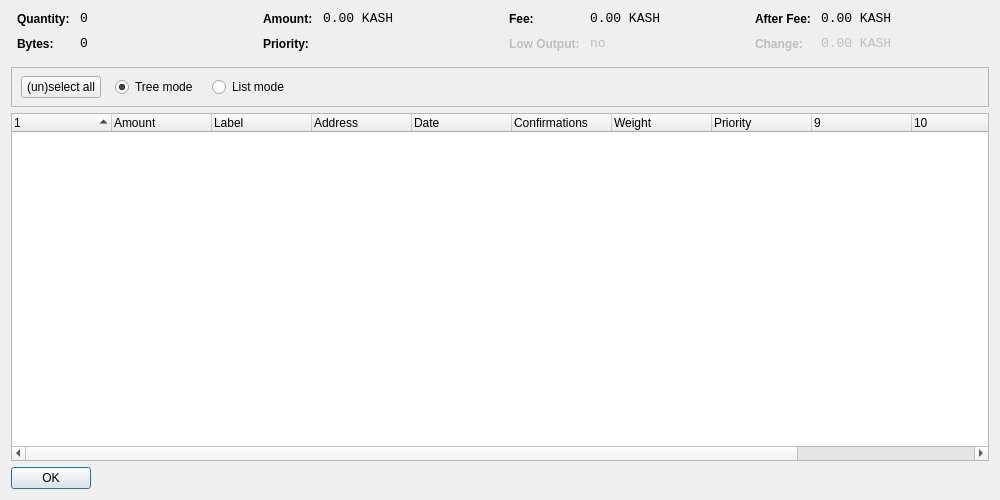
<?xml version="1.0" encoding="UTF-8"?>
<ui version="4.0">
 <class>CoinControlDialog</class>
 <widget class="QWidget" name="CoinControlDialog">
  <property name="geometry">
   <rect>
    <x>0</x>
    <y>0</y>
    <width>1000</width>
    <height>500</height>
   </rect>
  </property>
  <property name="windowTitle">
   <string>Coin Control</string>
  </property>
  <layout class="QVBoxLayout" name="verticalLayout">
   <item>
    <layout class="QHBoxLayout" name="horizontalLayoutTop" stretch="0,0,0,0">
     <property name="topMargin">
      <number>0</number>
     </property>
     <property name="bottomMargin">
      <number>10</number>
     </property>
     <item>
      <layout class="QFormLayout" name="formLayoutCoinControl1">
       <property name="horizontalSpacing">
        <number>10</number>
       </property>
       <property name="verticalSpacing">
        <number>10</number>
       </property>
       <property name="leftMargin">
        <number>6</number>
       </property>
       <property name="rightMargin">
        <number>6</number>
       </property>
       <item row="0" column="0">
        <widget class="QLabel" name="labelCoinControlQuantityText">
         <property name="styleSheet">
          <string notr="true">font-weight:bold;</string>
         </property>
         <property name="text">
          <string>Quantity:</string>
         </property>
        </widget>
       </item>
       <item row="0" column="1">
        <widget class="QLabel" name="labelCoinControlQuantity">
         <property name="font">
          <font>
           <family>Monospace</family>
           <pointsize>10</pointsize>
          </font>
         </property>
         <property name="cursor">
          <cursorShape>IBeamCursor</cursorShape>
         </property>
         <property name="contextMenuPolicy">
          <enum>Qt::ActionsContextMenu</enum>
         </property>
         <property name="text">
          <string notr="true">0</string>
         </property>
         <property name="textInteractionFlags">
          <set>Qt::LinksAccessibleByMouse|Qt::TextSelectableByKeyboard|Qt::TextSelectableByMouse</set>
         </property>
        </widget>
       </item>
       <item row="1" column="0">
        <widget class="QLabel" name="labelCoinControlBytesText">
         <property name="styleSheet">
          <string notr="true">font-weight:bold;</string>
         </property>
         <property name="text">
          <string>Bytes:</string>
         </property>
        </widget>
       </item>
       <item row="1" column="1">
        <widget class="QLabel" name="labelCoinControlBytes">
         <property name="font">
          <font>
           <family>Monospace</family>
           <pointsize>10</pointsize>
          </font>
         </property>
         <property name="cursor">
          <cursorShape>IBeamCursor</cursorShape>
         </property>
         <property name="contextMenuPolicy">
          <enum>Qt::ActionsContextMenu</enum>
         </property>
         <property name="text">
          <string notr="true">0</string>
         </property>
         <property name="textInteractionFlags">
          <set>Qt::LinksAccessibleByMouse|Qt::TextSelectableByKeyboard|Qt::TextSelectableByMouse</set>
         </property>
        </widget>
       </item>
      </layout>
     </item>
     <item>
      <layout class="QFormLayout" name="formLayoutCoinControl2">
       <property name="horizontalSpacing">
        <number>10</number>
       </property>
       <property name="verticalSpacing">
        <number>10</number>
       </property>
       <property name="leftMargin">
        <number>6</number>
       </property>
       <property name="rightMargin">
        <number>6</number>
       </property>
       <item row="0" column="0">
        <widget class="QLabel" name="labelCoinControlAmountText">
         <property name="styleSheet">
          <string notr="true">font-weight:bold;</string>
         </property>
         <property name="text">
          <string>Amount:</string>
         </property>
        </widget>
       </item>
       <item row="0" column="1">
        <widget class="QLabel" name="labelCoinControlAmount">
         <property name="font">
          <font>
           <family>Monospace</family>
           <pointsize>10</pointsize>
          </font>
         </property>
         <property name="cursor">
          <cursorShape>IBeamCursor</cursorShape>
         </property>
         <property name="contextMenuPolicy">
          <enum>Qt::ActionsContextMenu</enum>
         </property>
         <property name="text">
          <string notr="true">0.00 KASH</string>
         </property>
         <property name="textInteractionFlags">
          <set>Qt::LinksAccessibleByMouse|Qt::TextSelectableByKeyboard|Qt::TextSelectableByMouse</set>
         </property>
        </widget>
       </item>
       <item row="1" column="0">
        <widget class="QLabel" name="labelCoinControlPriorityText">
         <property name="styleSheet">
          <string notr="true">font-weight:bold;</string>
         </property>
         <property name="text">
          <string>Priority:</string>
         </property>
        </widget>
       </item>
       <item row="1" column="1">
        <widget class="QLabel" name="labelCoinControlPriority">
         <property name="font">
          <font>
           <family>Monospace</family>
           <pointsize>10</pointsize>
          </font>
         </property>
         <property name="cursor">
          <cursorShape>IBeamCursor</cursorShape>
         </property>
         <property name="contextMenuPolicy">
          <enum>Qt::ActionsContextMenu</enum>
         </property>
         <property name="text">
          <string/>
         </property>
         <property name="textInteractionFlags">
          <set>Qt::LinksAccessibleByMouse|Qt::TextSelectableByKeyboard|Qt::TextSelectableByMouse</set>
         </property>
        </widget>
       </item>
      </layout>
     </item>
     <item>
      <layout class="QFormLayout" name="formLayoutCoinControl3">
       <property name="horizontalSpacing">
        <number>10</number>
       </property>
       <property name="verticalSpacing">
        <number>10</number>
       </property>
       <property name="leftMargin">
        <number>6</number>
       </property>
       <property name="rightMargin">
        <number>6</number>
       </property>
       <item row="0" column="0">
        <widget class="QLabel" name="labelCoinControlFeeText">
         <property name="styleSheet">
          <string notr="true">font-weight:bold;</string>
         </property>
         <property name="text">
          <string>Fee:</string>
         </property>
        </widget>
       </item>
       <item row="0" column="1">
        <widget class="QLabel" name="labelCoinControlFee">
         <property name="font">
          <font>
           <family>Monospace</family>
           <pointsize>10</pointsize>
          </font>
         </property>
         <property name="cursor">
          <cursorShape>IBeamCursor</cursorShape>
         </property>
         <property name="contextMenuPolicy">
          <enum>Qt::ActionsContextMenu</enum>
         </property>
         <property name="text">
          <string notr="true">0.00 KASH</string>
         </property>
         <property name="textInteractionFlags">
          <set>Qt::LinksAccessibleByMouse|Qt::TextSelectableByKeyboard|Qt::TextSelectableByMouse</set>
         </property>
        </widget>
       </item>
       <item row="1" column="0">
        <widget class="QLabel" name="labelCoinControlLowOutputText">
         <property name="enabled">
          <bool>false</bool>
         </property>
         <property name="styleSheet">
          <string notr="true">font-weight:bold;</string>
         </property>
         <property name="text">
          <string>Low Output:</string>
         </property>
        </widget>
       </item>
       <item row="1" column="1">
        <widget class="QLabel" name="labelCoinControlLowOutput">
         <property name="enabled">
          <bool>false</bool>
         </property>
         <property name="font">
          <font>
           <family>Monospace</family>
           <pointsize>10</pointsize>
          </font>
         </property>
         <property name="cursor">
          <cursorShape>IBeamCursor</cursorShape>
         </property>
         <property name="contextMenuPolicy">
          <enum>Qt::ActionsContextMenu</enum>
         </property>
         <property name="text">
          <string>no</string>
         </property>
         <property name="textInteractionFlags">
          <set>Qt::LinksAccessibleByMouse|Qt::TextSelectableByKeyboard|Qt::TextSelectableByMouse</set>
         </property>
        </widget>
       </item>
      </layout>
     </item>
     <item>
      <layout class="QFormLayout" name="formLayoutCoinControl4">
       <property name="horizontalSpacing">
        <number>10</number>
       </property>
       <property name="verticalSpacing">
        <number>10</number>
       </property>
       <property name="leftMargin">
        <number>6</number>
       </property>
       <property name="rightMargin">
        <number>6</number>
       </property>
       <item row="0" column="0">
        <widget class="QLabel" name="labelCoinControlAfterFeeText">
         <property name="styleSheet">
          <string notr="true">font-weight:bold;</string>
         </property>
         <property name="text">
          <string>After Fee:</string>
         </property>
        </widget>
       </item>
       <item row="0" column="1">
        <widget class="QLabel" name="labelCoinControlAfterFee">
         <property name="font">
          <font>
           <family>Monospace</family>
           <pointsize>10</pointsize>
          </font>
         </property>
         <property name="cursor">
          <cursorShape>IBeamCursor</cursorShape>
         </property>
         <property name="contextMenuPolicy">
          <enum>Qt::ActionsContextMenu</enum>
         </property>
         <property name="text">
          <string notr="true">0.00 KASH</string>
         </property>
         <property name="textInteractionFlags">
          <set>Qt::LinksAccessibleByMouse|Qt::TextSelectableByKeyboard|Qt::TextSelectableByMouse</set>
         </property>
        </widget>
       </item>
       <item row="1" column="0">
        <widget class="QLabel" name="labelCoinControlChangeText">
         <property name="enabled">
          <bool>false</bool>
         </property>
         <property name="styleSheet">
          <string notr="true">font-weight:bold;</string>
         </property>
         <property name="text">
          <string>Change:</string>
         </property>
        </widget>
       </item>
       <item row="1" column="1">
        <widget class="QLabel" name="labelCoinControlChange">
         <property name="enabled">
          <bool>false</bool>
         </property>
         <property name="font">
          <font>
           <family>Monospace</family>
           <pointsize>10</pointsize>
          </font>
         </property>
         <property name="cursor">
          <cursorShape>IBeamCursor</cursorShape>
         </property>
         <property name="contextMenuPolicy">
          <enum>Qt::ActionsContextMenu</enum>
         </property>
         <property name="text">
          <string notr="true">0.00 KASH</string>
         </property>
         <property name="textInteractionFlags">
          <set>Qt::LinksAccessibleByMouse|Qt::TextSelectableByKeyboard|Qt::TextSelectableByMouse</set>
         </property>
        </widget>
       </item>
      </layout>
     </item>
    </layout>
   </item>
   <item>
    <widget class="QFrame" name="frame">
     <property name="minimumSize">
      <size>
       <width>0</width>
       <height>40</height>
      </size>
     </property>
     <property name="frameShape">
      <enum>QFrame::StyledPanel</enum>
     </property>
     <property name="frameShadow">
      <enum>QFrame::Sunken</enum>
     </property>
     <widget class="QWidget" name="horizontalLayoutWidget">
      <property name="geometry">
       <rect>
        <x>10</x>
        <y>0</y>
        <width>781</width>
        <height>41</height>
       </rect>
      </property>
      <layout class="QHBoxLayout" name="horizontalLayoutPanel" stretch="0,0,0,0">
       <property name="spacing">
        <number>14</number>
       </property>
       <item>
        <widget class="QPushButton" name="pushButtonSelectAll">
         <property name="sizePolicy">
          <sizepolicy hsizetype="Maximum" vsizetype="Fixed">
           <horstretch>0</horstretch>
           <verstretch>0</verstretch>
          </sizepolicy>
         </property>
         <property name="text">
          <string>(un)select all</string>
         </property>
        </widget>
       </item>
       <item>
        <widget class="QRadioButton" name="radioTreeMode">
         <property name="sizePolicy">
          <sizepolicy hsizetype="Maximum" vsizetype="Fixed">
           <horstretch>0</horstretch>
           <verstretch>0</verstretch>
          </sizepolicy>
         </property>
         <property name="text">
          <string>Tree mode</string>
         </property>
         <property name="checked">
          <bool>true</bool>
         </property>
        </widget>
       </item>
       <item>
        <widget class="QRadioButton" name="radioListMode">
         <property name="sizePolicy">
          <sizepolicy hsizetype="Maximum" vsizetype="Fixed">
           <horstretch>0</horstretch>
           <verstretch>0</verstretch>
          </sizepolicy>
         </property>
         <property name="text">
          <string>List mode</string>
         </property>
        </widget>
       </item>
       <item>
        <spacer name="horizontalSpacer">
         <property name="orientation">
          <enum>Qt::Horizontal</enum>
         </property>
         <property name="sizeHint" stdset="0">
          <size>
           <width>40</width>
           <height>20</height>
          </size>
         </property>
        </spacer>
       </item>
      </layout>
     </widget>
    </widget>
   </item>
   <item>
    <widget class="CoinControlTreeWidget" name="treeWidget">
     <property name="contextMenuPolicy">
      <enum>Qt::CustomContextMenu</enum>
     </property>
     <property name="sortingEnabled">
      <bool>false</bool>
     </property>
     <property name="columnCount">
      <number>12</number>
     </property>
     <attribute name="headerShowSortIndicator" stdset="0">
      <bool>true</bool>
     </attribute>
     <attribute name="headerStretchLastSection">
      <bool>false</bool>
     </attribute>
     <column>
      <property name="text">
       <string/>
      </property>
     </column>
     <column>
      <property name="text">
       <string>Amount</string>
      </property>
     </column>
     <column>
      <property name="text">
       <string>Label</string>
      </property>
     </column>
     <column>
      <property name="text">
       <string>Address</string>
      </property>
     </column>
     <column>
      <property name="text">
       <string>Date</string>
      </property>
     </column>
     <column>
      <property name="text">
       <string>Confirmations</string>
      </property>
      <property name="toolTip">
       <string>Confirmed</string>
      </property>
     </column>
     <column>
      <property name="text">
       <string>Weight</string>
      </property>
     </column>
     <column>
      <property name="text">
       <string>Priority</string>
      </property>
     </column>
     <column>
      <property name="text">
       <string/>
      </property>
     </column>
     <column>
      <property name="text">
       <string/>
      </property>
     </column>
     <column>
      <property name="text">
       <string/>
      </property>
     </column>
     <column>
      <property name="text">
       <string/>
      </property>
     </column>
    </widget>
   </item>
   <item>
    <widget class="QDialogButtonBox" name="buttonBox">
     <property name="sizePolicy">
      <sizepolicy hsizetype="Maximum" vsizetype="Fixed">
       <horstretch>0</horstretch>
       <verstretch>0</verstretch>
      </sizepolicy>
     </property>
     <property name="orientation">
      <enum>Qt::Horizontal</enum>
     </property>
     <property name="standardButtons">
      <set>QDialogButtonBox::Ok</set>
     </property>
    </widget>
   </item>
  </layout>
 </widget>
 <customwidgets>
  <customwidget>
   <class>CoinControlTreeWidget</class>
   <extends>QTreeWidget</extends>
   <header>coincontroltreewidget.h</header>
  </customwidget>
 </customwidgets>
 <resources/>
 <connections/>
</ui>
